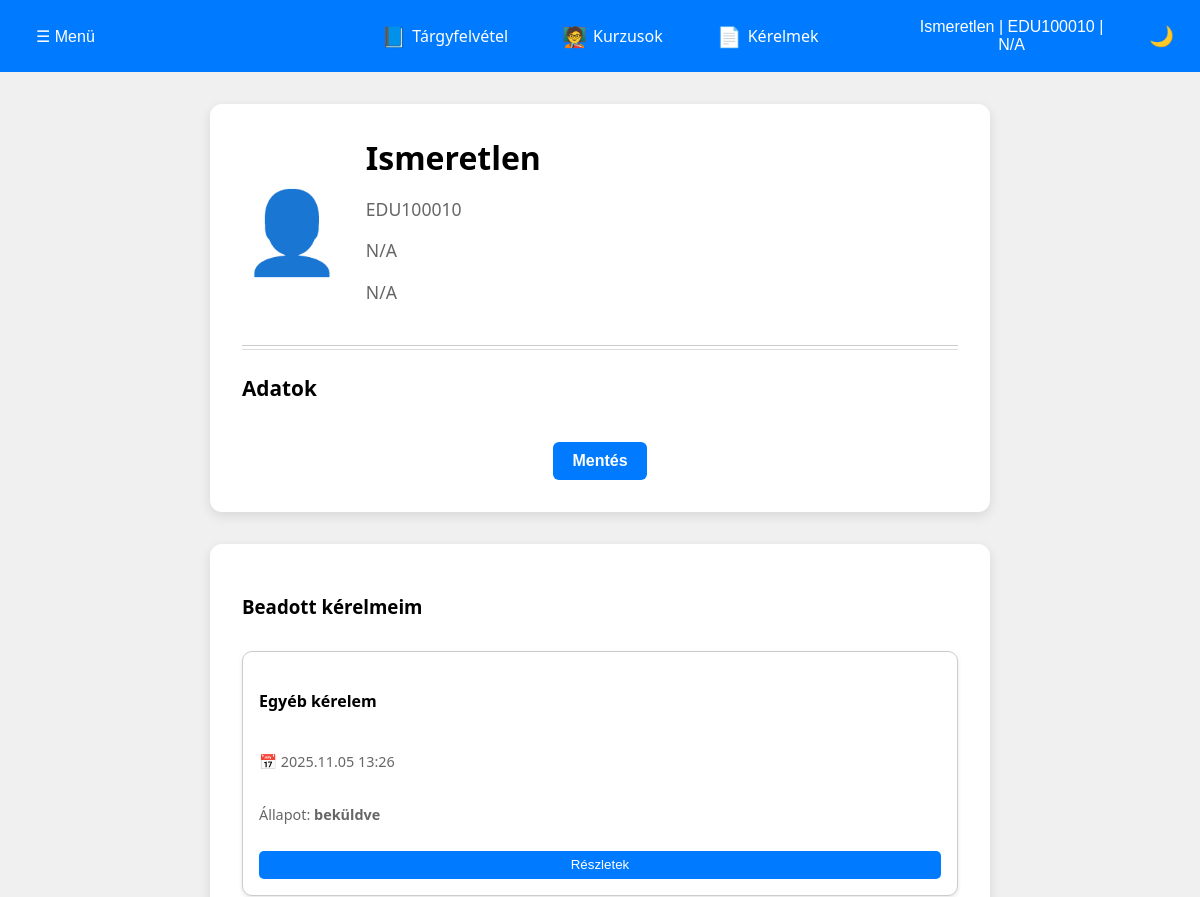
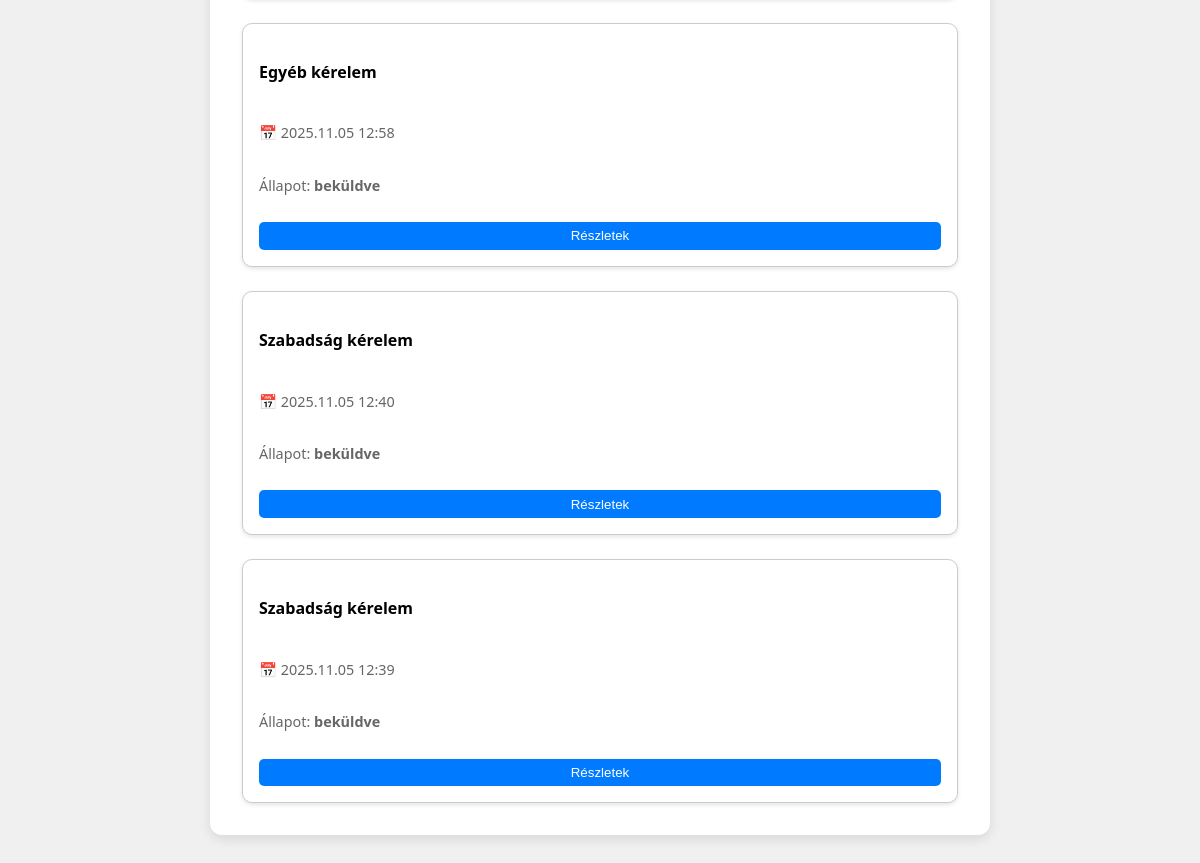
The page /student/profile.php (signed in) on the database its author committed (2 pictures, top to bottom).
### tables this page shows
CREATE TABLE student_requests (
    id INT NOT NULL AUTO_INCREMENT PRIMARY KEY,
    users_eduportal_ID VARCHAR(20) NOT NULL,
    template_id INT NOT NULL,
    submitted_at DATETIME DEFAULT CURRENT_TIMESTAMP,
    status ENUM('beküldve', 'elfogadva', 'elutasítva', 'módosításra visszaküldve') DEFAULT 'beküldve',
    reviewed_at DATETIME,
    admin_comment TEXT,
	created_at DATETIME DEFAULT CURRENT_TIMESTAMP,
    updated_at DATETIME DEFAULT CURRENT_TIMESTAMP ON UPDATE CURRENT_TIMESTAMP,

    FOREIGN KEY (users_eduportal_ID) REFERENCES users(eduportal_id),
    FOREIGN KEY (template_id) REFERENCES request_templates(id)
);

CREATE TABLE request_templates (
    id INT NOT NULL AUTO_INCREMENT PRIMARY KEY,
    title VARCHAR(255) NOT NULL,
    description TEXT,
	to_who TEXT,
    created_at DATETIME DEFAULT CURRENT_TIMESTAMP,
    updated_at DATETIME DEFAULT CURRENT_TIMESTAMP ON UPDATE CURRENT_TIMESTAMP
);

### student/profile.php (the view, shortened to what this page needs)
<?php
$eduportal_id = $_SESSION['eduportal_id'];
global $conn;
$user_sql = "
SELECT u.name,
       p.name AS szak_nev,
       u.financing_type
FROM users u
JOIN programs p ON p.szak_szam = u.course_code
WHERE eduportal_id = ?";
$user_stmt = $conn->prepare($user_sql);
$user_stmt->bind_param("s", $eduportal_id);
$user_stmt->execute();
$user_result = $user_stmt->get_result();
if ($user_result->num_rows === 1) {
    $user = $user_result->fetch_assoc();
    $user_name = $user['name'];
    $user_course = $user['szak_nev'];
    $user_financing_type = $user['financing_type'];
} else {
    $user_name = "Ismeretlen";
    $user_course = "N/A";
    $user_financing_type = "N/A";
}
$submitted_sql = "
    SELECT sr.id AS request_id,
           sr.submitted_at,
           sr.status,
           sr.admin_comment,
           rt.title,
           rt.description
    FROM student_requests sr
    JOIN request_templates rt ON rt.id = sr.template_id
    WHERE sr.users_eduportal_ID = ?
    ORDER BY sr.submitted_at DESC
";
$submitted_stmt = $conn->prepare($submitted_sql);
$submitted_stmt->bind_param("s", $eduportal_id);
$submitted_stmt->execute();
$submitted_result = $submitted_stmt->get_result();
$submitted_requests = [];
while ($row = $submitted_result->fetch_assoc()) {
    $submitted_requests[$row['request_id']] = $row;
}
$field_values_sql = "
    SELECT fv.request_id, tf.label, fv.field_value, fv.admin_suggestion
    FROM student_request_field_values fv
    JOIN request_template_fields tf ON tf.id = fv.field_id
    WHERE fv.request_id IN (" . implode(',', array_keys($submitted_requests) ?: [0]) . ")
    ORDER BY fv.request_id, tf.id
";
$field_values_result = $conn->query($field_values_sql);
while ($row = $field_values_result->fetch_assoc()) {
    $submitted_requests[$row['request_id']]['fields'][] = $row;
}
?>
<!DOCTYPE html>
<html lang="hu">
    <head>
        <link rel="stylesheet" href="../CSS/site_style.css">
        <link rel="stylesheet" href="../CSS/profile.css">
    </head>
    <body>
        <header>
            <div class="menu">
                <div class="dropdown">
                    <button id="dropdownToggleL" class="dropbtn">☰ Menü </button>
                </div>
            </div>
            <nav class="main-nav">
                <a href="course_offering.php"><span class="icon">📘</span> Tárgyfelvétel</a>
                <a href="courses.php" ><span class="icon">🧑‍🏫</span> Kurzusok</a>
                <a href="request.php"><span class="icon">📄</span> Kérelmek</a>
            </nav>
            <div class="user-menu">
                <div class="dropdown">
                    <button id="dropdownToggleR" class="dropbtn">
                        <?php echo htmlspecialchars($user_name); ?> |
                        <?php echo htmlspecialchars($eduportal_id); ?> |
                        <?php echo htmlspecialchars($user_course); ?>
                    </button>
                </div>
                <div class="theme-switcher">
                    <button id="theme-toggle" class="theme-btn">🌙</button>
                </div>
            </div>
        </header>
        <main>
            <div class="profile-card">
                <div class="profile-header">
                    <div class="icon">👤</div>
                    <div class="user-info">
                        <h2><?= htmlspecialchars($user_name) ?></h2>
                        <p class="edu-id"><?= htmlspecialchars($eduportal_id) ?></p>
                        <p class="edu-id"><?= htmlspecialchars($user_course) ?></p>
                        <p class="edu-id"><?= htmlspecialchars($user_financing_type) ?></p>
                    </div>
                </div>
                <hr class="double-line">
                <h3 class="section-title">Adatok</h3>
                <form id="profile-form" class="profile-details" method="post" action="../POST/profile_post.php">
                    <button type="submit" name="profile_save_data" class="save-btn">Mentés</button>
                </form>
            </div>
            <div class="profile-card">
                <h3>Beadott kérelmeim</h3>
                <?php if (empty($submitted_requests)): ?>
                    <p>Nincs beadott kérelmed.</p>
                <?php else: ?>
                    <div class="submitted-requests">
                        <?php foreach ($submitted_requests as $req): ?>
                            <div class="submitted-request-card">
                                <div class="submitted-header">
                                    <h4><?= htmlspecialchars($req['title']) ?></h4>
                                    <p class="submission-date">📅 <?= date("Y.m.d H:i", strtotime($req['submitted_at'])) ?></p>
                                    <p class="status">Állapot: <strong><?= htmlspecialchars($req['status']) ?></strong></p>
                                    <button class="toggle-fields-btn">Részletek</button>
                                </div>
                            </div>
                        <?php endforeach; ?>
                    </div>
                <?php endif; ?>
            </div>
        </main>
    </body>
</html>

### CSS/site_style.css (style rules this page uses)
:root { --background-light: #f0f0f0; --background-dark: #1e1e1e; --text-dark: #000000; --text-light: #ffffff; --primary-color: #007bff; --secondary-color: #ffa500; --dropdown-bg: #ffffff; --dropdown-bg-dark: #333333; --primary-hover: #0056b3; --secondary-hover: #e48a02; }
body { margin: 0; font-family: "Segoe UI", sans-serif; background-color: var(--background-light); color: var(--text-dark); min-height: 100vh; display: flex; flex-direction: column; }
header { display: flex; justify-content: space-between; align-items: center; background-color: var(--primary-color); color: var(--text-light); padding: 10px 20px; width: 100%; box-sizing: border-box; }
.menu, .user-menu { flex: 1; }
.user-menu { display: flex; align-items: center; justify-content: flex-end; gap: 10px; }
.main-nav { display: flex; justify-content: center; gap: 30px; flex: 2; }
.main-nav a { color: var(--text-light); text-decoration: none; font-size: 16px; display: flex; align-items: center; gap: 6px; padding: 8px 12px; transition: background-color 0.3s; }
.dropdown { position: relative; display: inline-block; }
.dropbtn { background-color: transparent; color: var(--text-light); border: none; font-size: 16px; cursor: pointer; padding: 8px 16px; }
.user-menu .dropdown { position: relative; }
.theme-switcher { display: flex; gap: 10px; }
.theme-btn { background: none; border: none; color: var(--text-light); font-size: 20px; cursor: pointer; }
.icon { font-size: 20px; }

### CSS/profile.css (style rules this page uses)
:root { --card-background: white; }
.profile-card { width: 65%; margin: 2rem auto; background-color: var(--card-background); border-radius: 12px; padding: 2rem; box-shadow: 0 4px 12px rgba(0, 0, 0, 0.1); box-sizing: border-box; }
.profile-header { display: flex; align-items: center; gap: 1.5rem; margin-bottom: 1.5rem; }
.profile-header .icon { font-size: 5rem; color: var(--primary-color); }
.user-info h2 { margin: 0; font-size: 2rem; color: inherit; }
.user-info .edu-id { font-size: 1.1rem; color: #666; }
.double-line { border: none; border-top: 1px solid #ccc; border-bottom: 1px solid #ddd; height: 3px; margin: 1.5rem 0; }
.section-title { font-size: 1.3rem; font-weight: bold; margin-bottom: 1rem; text-align: left; color: inherit; }
.profile-details { display: flex; flex-direction: column; align-items: center; gap: 1.2rem; }
.save-btn { margin-top: 1.5rem; padding: 0.6rem 1.2rem; background-color: var(--primary-color); border: none; color: white; font-weight: bold; font-size: 1rem; border-radius: 6px; cursor: pointer; transition: background-color 0.3s ease; }
.submitted-requests { margin-top: 2rem; display: flex; flex-direction: column; gap: 1.5rem; }
.submitted-request-card { border: 1px solid #ccc; border-radius: 10px; padding: 1rem; background-color: var(--dropdown-bg); box-shadow: 0 2px 4px rgba(0,0,0,0.1); }
.submitted-header { display: flex; flex-direction: column; gap: 0.3rem; }
.submission-date, .status { font-size: 0.9rem; color: #666; }
.toggle-fields-btn { margin-top: 0.5rem; background-color: var(--primary-color); color: var(--text-light); padding: 0.4rem 0.8rem; border: none; border-radius: 5px; cursor: pointer; }

### rows shown on the page
student_requests: template.title "Egyéb kérelem", submitted_at "2025.11.05 13:26", status "beküldve"
student_requests: template.title "Egyéb kérelem", submitted_at "2025.11.05 12:58", status "beküldve"
student_requests: template.title "Szabadság kérelem", submitted_at "2025.11.05 12:40", status "beküldve"
student_requests: template.title "Szabadság kérelem", submitted_at "2025.11.05 12:39", status "beküldve"

### other values the page prints
$user_name "Ismeretlen"
$eduportal_id "EDU100010"
$user_course "N/A"
$user_financing_type "N/A"
